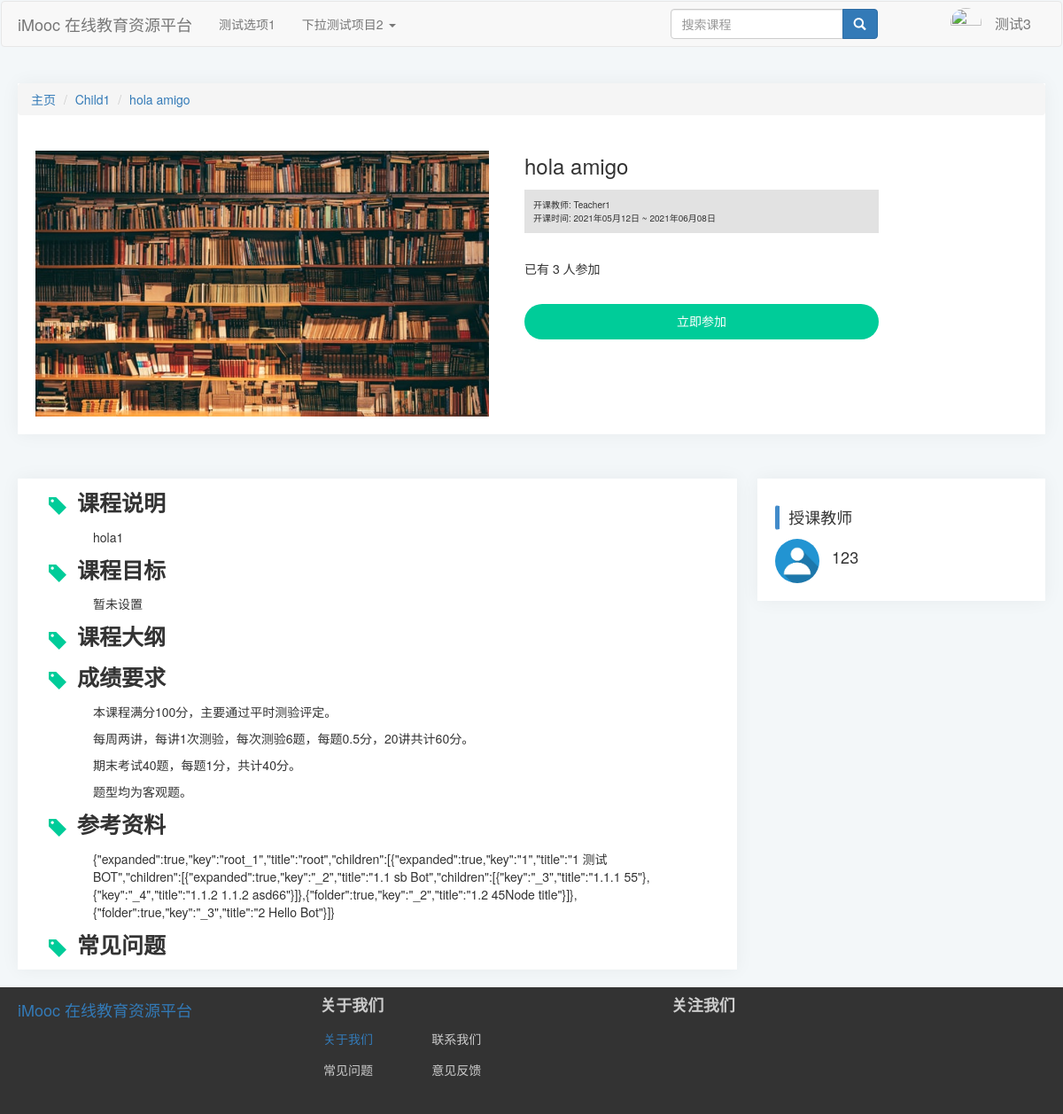
Page /course/3/ (signed in) on the committed database.
### index/models.py (models this page shows, shortened)
class Users(models.Model):
    gender = (
        ("male", "男"),
        ("female", "女"),
        ("default", "保密"),
    )
    access = (
        ("banned", "封禁用户"),
        ("guest", "访客"),
        ("student", "学生"),
        ("teacher", "教师"),
    )
    profile_picture = models.ImageField(
        verbose_name="头像",
        null=True,
        upload_to="avatar",
        blank=True,
        default="avatar/default-profile-picture.jpg",
    )
    name = models.CharField(
        verbose_name="*用户名", max_length=128, unique=True, null=False
    )  # 昵称
    real_name = models.CharField(
        verbose_name="真实姓名", max_length=64, null=True, blank=True
    )  # 真实姓名
    password = models.CharField(
        verbose_name="*密码", max_length=256, editable=False
    )  # 密码
    email = models.EmailField(verbose_name="*电子邮箱", unique=True)  # 邮箱
    phone_number = models.CharField(
        verbose_name="手机号码", max_length=32, unique=True, null=True, blank=True
    )  # 手机号码
    access = models.CharField(
        verbose_name="*权限等级", max_length=16, choices=access, default="guest"
    )  # 权限级别
    selected_courses = models.ManyToManyField("Course", related_name="students")  # 已选课程
    sex = models.CharField(
        verbose_name="*性别", max_length=32, choices=gender, default="default"
    )  # 性别
    create_time = models.DateTimeField(verbose_name="账号创建时间", auto_now_add=True)  # 创建时间
    is_deleted = models.BooleanField(
        verbose_name="删除标记", default=False, editable=False
    )  # 删除标记
    def __str__(self) -> str:
        return self.name
    class Meta:
        ordering = ["-create_time"]
        verbose_name = "用户"
        verbose_name_plural = "用户"

class CourseCategory(models.Model):
    CategoryID = models.AutoField(primary_key=True, verbose_name="分类编号")
    CategoryName = models.CharField(verbose_name="分类名", max_length=64)
    Is_Root = models.BooleanField(verbose_name="根分类", default=True, editable=False)
    DisplayOrder = models.PositiveIntegerField(verbose_name="显示顺序", default=1)
    ParentID = models.ForeignKey(
        "self",
        on_delete=models.CASCADE,
        limit_choices_to={"Is_Root": 1},
        null=True,
        blank=True,
    )
    def __str__(self) -> str:
        return self.CategoryName
    class Meta:
        ordering = ["-CategoryID"]
        verbose_name = "课程分类"
        verbose_name_plural = "课程分类"

class Course(models.Model):
    status = (
        ("1", "未开课"),
        ("2", "已开课"),
        ("3", "已结课"),
    )
    Course_Name = models.CharField(verbose_name="课程名称", max_length=64)
    Course_Teacher = models.ForeignKey(
        "Users",
        on_delete=models.CASCADE,
        limit_choices_to={"access": "teacher"},
        null=True,
        blank=True,
        related_name="teacher",
    )
    Course_Info = models.TextField(verbose_name="课程说明", default="暂未设置")
    Course_Goal = models.TextField(verbose_name="课程目标", default="暂未设置")
    Grade_Requirements = models.TextField(verbose_name="成绩要求", default="暂未设置")
    Reference = models.TextField(verbose_name="参考资料", default="暂未设置")
    QA = models.TextField(verbose_name="常见问题", null=True, blank=True, default="暂未设置")
    Course_Img = models.ImageField(
        verbose_name="课程图片",
        null=True,
        upload_to="Course_Img",
        blank=True,
        default="material/defaultCourseImage.jpg",
    )
    Stu_Count = models.PositiveIntegerField(verbose_name="选课人数", default=0)
    Course_Chapter = models.TextField(
        verbose_name="课程章节",
        null=True,
        blank=True,
        default='[{"title":"New Node","key":"1"}]',
    )
    Course_Category = models.ForeignKey(
        "CourseCategory",
        verbose_name="课程分类",
        on_delete=models.CASCADE,
        limit_choices_to={"Is_Root": 0},
        null=True,
        blank=True,
    )
    View_Count = models.PositiveIntegerField(verbose_name="访问人数", default=0)
    Status = models.CharField(
        verbose_name="课程状态", max_length=16, choices=status, default="1"
    )
    Starting_Time = models.DateTimeField(verbose_name="开课时间", auto_now_add=True)
    Ending_Time = models.DateTimeField(verbose_name="结课时间")
    class Meta:
        ordering = ["-Starting_Time"]
        verbose_name = "课程"
        verbose_name_plural = "课程"

### index/views.py (the view)
# urls.py: path("course/<int:courseid>/", views.courseInfo, name="courseInfo"),
def courseInfo(request, courseid):
    courseDetail, courseInfo, teacher = VF.Get_Course(courseid)
    isSignedUp = False
    try:
        username = request.session["user_name"]
        user = models.Users.objects.filter(name=username)  # filter返回Queryset对象
        access = user[0].access  # 获取用户权限
        isLogin = True
        if user.filter(selected_courses=courseid).exists():  # 使用exists方法判断该用户是否已选择该课程
            isSignedUp = True
        else:
            pass
    except:
        isLogin = False
    return render(request, "index/courseInfo.html", locals())

### index/templates/index/courseInfo.html (shortened to what this page needs)
{% extends 'index/index.html' %}
{% load static %}
    {% block extrastatic %}
    <link rel="stylesheet" type="text/css" href="{% static 'index/css/courseInfo.css' %}">
    {% endblock %}
    {% block content %}
    <div class="infoHeader">
        <div>
            <ul class="breadcrumb">
                <li><a href="/index/">主页</a></li>
                <li><a href="#">{{courseDetail.Course_Category}}</a></li>
                <li class="active"><a href="{% url 'index:courseInfo' courseid %}">{{courseDetail.Course_Name}}
                    </a>
                </li>
            </ul>
        </div>
        <div class="infoHeader-left-img">
            <img src="{{courseDetail.Course_Img}}" alt="课程图片">
        </div>
        <div class="infoHeader-right-info">
            <div class="info-courseName">
                {{courseDetail.Course_Name}}
            </div>
            <div class="info-termInfo">
                <div class="info-teacherName">
                    <span>开课教师: {{courseDetail.Course_Teacher}} </span>
                </div>
                <div class="info-termTime">
                    <span>开课时间: {{courseDetail.Starting_Time}} ~ {{courseDetail.Ending_Time}}</span>
                </div>
            </div>
            <div class="info-StudentCount">
                <span>已有 {{courseDetail.Stu_Count}} 人参加</span>
            </div>
            {% if not isLogin %}
            <div class="LoginBtn">
                <p>登录以加入课程</p>
            </div>
            {% else %}
            <div class="courseBtn-SignUp">
                <p>立即参加</p>
            </div>
            {% endif %}
        </div>
    </div>
    <div class="infoContent">
        {% for key,value in courseInfo.items %}
        <div class="contentHeader">
            <span class="glyphicon glyphicon-tag"></span>
            <span>{{key}}</span>
        </div>
        <div class="content">
            {% if key == '课程大纲' %}
            <!-- {% if value == None %}
            <span>暂未设置</span>
            {% endif %} -->
            {% for chapter,section in value.items %}
            <p>
                <span class="chapter">{{chapter}}</span>
            </p>
            {% for sectionNumber,sectionTitle in section.items %}
            <p class="section">
                <span class="sectionNumber">{{sectionNumber}}</span>
                <span class="sectionTitle">{{sectionTitle}}</span>
            </p>
            {% endfor %}
            {% endfor %}
            {% else %}
            <span>{{value | linebreaks}}</span>
            {% endif %}
        </div>
        {% endfor %}
    </div>
    <div class="otherInfoContent">
        <div class="bs-callout bs-callout-primary teacherHeader">
            <p>授课教师</p>
        </div>
        <div class="teacherContent">
            <img class="img-circle img-responsive infoAvatar" src={{teacher.profile_picture.url}} alt="头像" height="50px"
                width="50px">
            <p class="infoName">{{teacher.real_name}}</p>
        </div>
    </div>
    {% endblock %}

### index/templates/index/index.html (shortened to what this page needs)
{% load static %}
<!DOCTYPE html>
<html class="widthauto">
<head>
	<link rel="stylesheet" href="https://cdn.staticfile.org/twitter-bootstrap/3.3.7/css/bootstrap.min.css">
	<link rel="stylesheet" type="text/css" href="{% static 'index/css/index.css' %}">
	{% block extrastatic %}
	{% endblock %}
</head>
<body>
	<div class="navbar head">
		<nav class="navbar navbar-default" role="navigation">
			<div class="container-fluid">
				<div class="navbar-header">
					<a class="navbar-brand" href="/index">iMooc 在线教育资源平台</a>
				</div>
				<div>
					<ul class="nav navbar-nav">
						<li><a href="#">测试选项1</a></li>
						<li class="dropdown">
							<a href="#" class="dropdown-toggle" data-toggle="dropdown">
								下拉测试项目2
								<b class="caret"></b>
							</a>
						</li>
					</ul>
					<div class="nav-right-part">
						<div class="nav-right-search navbar-left" id="nav-right-search">
							<form class="navbar-form" role="form">
								<div class="form-group">
									<div class="input-group">
										<input type="text" class="form-control visible-lg-block visible-md-block"
											placeholder="搜索课程">
										<span class="input-group-btn">
											<button class="btn btn-primary glyphicon glyphicon-search" type="button"
												id="search-btn"></button>
										</span>
									</div>
								</div>
							</form>
						</div>
						<div class="nav-right-login navbar-right" id="nav-right-login">
							{% if request.session.is_login == True %}
							<ul class="nav navbar-nav">
								<li class="dropdown user-dropdown">
									<a href="#" id="user-info" class="dropdown-toggle" data-toggle="dropdown"
										data-hover="dropdown" data-delay="100">
										<span class="user-name">
											{{ request.session.user_name }}
										</span>
										<span class="user-avatar">
											<img class="img-circle img-responsive dropdown"
												src="{{ request.session.avatar }}" alt="" width="35" height="33"
												id="avatar" />
										</span>
									</a>
								</li>
							</ul>
							{% else %}
							<ul class="nav navbar-nav">
								<li><a href="/login"><span class="glyphicon glyphicon-log-in"></span> 登录</a></li>
								<li><a href="/register"><span class="glyphicon glyphicon-user"></span> 注册</a></li>
							</ul>
							{% endif %}
						</div>
					</div>
				</div>
			</div>
		</nav>
	</div>
	<div class="container-fluid">
		{% block content %}
		{% endblock %}
	</div>
	<div class="infobar footer">
		<div id="footer">
			<div class="footer-logo">
				<a class="navbar-brand" href="/index">iMooc 在线教育资源平台</a>
			</div>
			<div class="footer-about col-lg-4 col-lg-offset-1">
				<h4 class="col-lg-12"><strong>关于我们</strong></h4>
				<h5 class="col-lg-4"><a href="/aboutus/">&nbsp;关于我们</a></h5>
				<h5 class="col-lg-5">&nbsp;联系我们</h5>
				<h5 class="col-lg-4">&nbsp;常见问题</h5>
				<h5 class="col-lg-5">&nbsp;意见反馈</h5>
			</div>
			<div class="footer-follow col-lg-offset-0 col-lg-2">
				<h4 class="col-lg-12 col-lg-offset-0"><strong>关注我们</strong></h4>
			</div>
		</div>
	</div>
</body>
</html>

### index/static/index/css/index.css (style rules this page uses)
body { background-color: #f3f7f9; }
.container-fluid { margin: 0 auto; width: 1190px; min-width: 1190px; }
.navbar-default { width: auto; }
#nav-right-search { position:relative; left: 280px }
.infobar { position: relative; width: auto; height: 143px; background-color:#333; }
#footer { width: auto; margin: 20px auto; width: 1190px; }
.footer h4 { color: #CCC; }
.footer h5 { color:#CCCCCC; }
#avatar { position:relative; right:50px; bottom:35px; padding-bottom: 7px; padding-top: 7px; }
#user-info { position:relative; height: 50px; width: 72px; background: transparent; font-size:16px; padding:15px 0px; }
.user-name { display:block; overflow:hidden; text-overflow:ellipsis; white-space:nowrap; }
#search-btn { position: relative; top: 0px; }

### index/static/index/css/courseInfo.css (style rules this page uses)
.infoHeader { background-color: #fff; overflow:hidden; height:auto; box-shadow: 0 0 20px 0 rgb(12 1 4 / 5%); }
.infoHeader-left-img { display:flex; float:left; margin: 20px; }
.infoHeader-left-img img { height:300px; }
.infoHeader-right-info { display:inline-block; height:inherit; margin: 20px; }
.info-courseName { font-size:24px; }
.info-termInfo { position:relative; background-color:rgb(226,226,226); top:10px; padding:10px; width:400px; font-size:10px; }
.info-StudentCount { position:relative; top:40px; }
.courseBtn-SignUp { position:relative; top:70px; background-color:rgb(0,204,153); padding:5px; text-align:center; cursor:pointer; border-radius:50px; }
.courseBtn-SignUp p { position:relative; color:#fff; top:4px; }
.infoContent { background-color:#fff; overflow:hidden; height:auto; margin-top:50px; width: 70%; float:left; box-shadow: 0 0 20px 0 rgb(12 1 4 / 5%); }
.contentHeader { margin:10px 35px; font-size:25px; font-weight:bold; }
.infoContent .glyphicon { vertical-align:middle; padding-right:5px; font-size:20px; color:rgb(0 204 153); }
.content { margin:10px 85px; }
.otherInfoContent { background-color:#fff; float:right; width:28%; overflow:hidden; height:auto; margin-top:50px; padding:20px; box-shadow: 0 0 20px 0 rgb(12 1 4 / 5%); }
.otherInfoContent img { display:inline-block; }
.infoName { display:inline-block; margin-left:10px; font-size:18px; }
.bs-callout { padding:0 10px; margin: 10px 0px; border: 1px solid #fff; border-left-width: 5px; border-radius: 3px; }
.bs-callout-primary { border-left-color: #428bca; }
.teacherHeader p { font-size:18px; margin:0px; }

### rows in the picture
Users: session.user_name "测试3"
CourseCategory: Course_Category "Child1"
Course: Course_Name "hola amigo", Course_Info "hola1" "暂未设置" "本课程满分100分，主要通过平时测验评定。 每周两讲，每讲1次测验，每次测验6题，每题0.5分，20讲共计60分。 期末考试40题，每题1分，共计40分。 题型均为客观题。" "{\"expanded\":true,\"key\":\"root_1\",\"title\":\"root\",\"children\":[{\"expanded\":true,\"key\":\"1\",\"title\":\"1 测试BOT\",\"children\":[{\"expanded\":true,\"key\":\"_2\",\"title\":\"1.1 sb Bot\",\"children\":[{\"key\":\"_3\",\"title\":\"1.1.1 55\"},{\"key\":\"_4\",\"title\":\"1.1.2 1.1.2 asd66\"}]},{\"folder\":true,\"key\":\"_2\",\"title\":\"1.2 45Node title\"}]},{\"folder\":true,\"key\":\"_3\",\"title\":\"2 Hello Bot\"}]}"
Users: Course_Teacher "Teacher1", profile_picture (placeholder picture), real_name "123"

### other values in the picture
{{ courseDetail.Starting_Time }} "2021年05月12日"
{{ courseDetail.Ending_Time }} "2021年06月08日"
{{ courseDetail.Stu_Count }} "3"
{{ key }} "课程说明" "课程目标" "课程大纲" "成绩要求" "参考资料" "常见问题"
